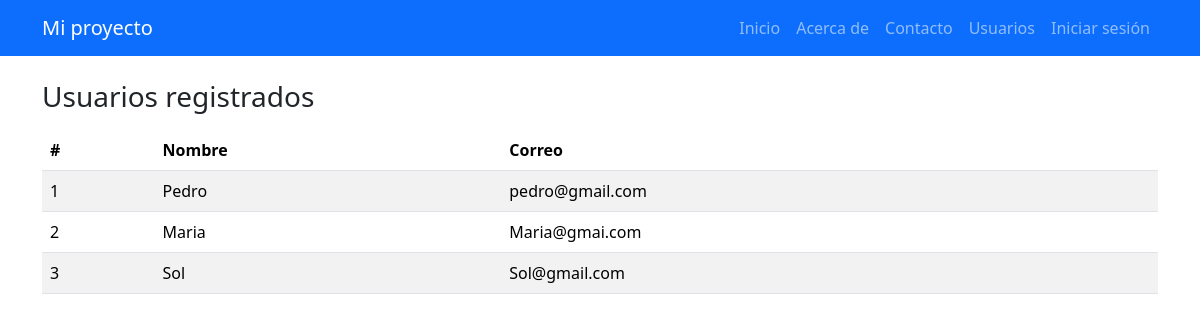
The page /usuarios on the database its author committed.
### app.py (models this page shows)
class Usuario(UserMixin, db.Model):
    id = db.Column(db.Integer , primary_key=True)
    nombre = db.Column(db.String(80), nullable=False)
    correo = db.Column(db.String(120), unique=True , nullable=False)

### app.py (the view)
@app.route("/usuarios")
def usuarios():
    lista = Usuario.query.order_by(Usuario.id).all()
    return render_template("usuarios.html", usuarios=lista)

### templates/usuarios.html (shortened to what this page needs)
{% extends 'base.html' %}
{% block content %}
<h1 class="h3 mb-3">Usuarios registrados</h1>
{% if usuarios %}
<table class="table table-striped">
<thead>
<tr>
<th>#</th>
<th>Nombre</th>
<th>Correo</th>
</tr>
</thead>
<tbody>
{% for u in usuarios %}
<tr>
<td>{{ u.id }}</td>
<td>{{ u.nombre }}</td>
<td>{{ u.correo }}</td>
</tr>
{% endfor %}
</tbody>
</table>
{% else %}
<p class="text-muted">Todavía no hay usuarios registrados.</p>
{% endif %}
{% endblock %}

### templates/base.html (shortened to what this page needs)
<!doctype html>
<html lang="es">
<head>
{{ bootstrap.load_css() }}
</head>
<body>
<nav class="navbar navbar-expand-lg bg-primary" data-bs-theme="dark">
<div class="container">
<a class="navbar-brand" href="{{ url_for('index') }}">Mi proyecto</a>
<div class="navbar-nav">
<a class="nav-link" href="{{ url_for('index') }}">Inicio</a>
<a class="nav-link" href="{{ url_for('about') }}">Acerca de</a>
<a class="nav-link" href="{{ url_for('contacto') }}">Contacto</a>
<a class="nav-link" href="{{ url_for('usuarios') }}">Usuarios</a>
{% if current_user.is_authenticated %}
<a class="nav-link" href="{{ url_for('perfil') }}">Mi perfil</a>
{% else %}
<a class="nav-link" href="{{ url_for('login') }}">Iniciar sesión</a>
{% endif %}
</div>
</div>
</nav>
<main class="container py-4">
{% block content %}{% endblock %}
</main>
</body>
</html>

### rows shown on the page
Usuario: id "1", nombre "Pedro", correo "pedro@gmail.com"
Usuario: id "2", nombre "Maria", correo "Maria@gmai.com"
Usuario: id "3", nombre "Sol", correo "Sol@gmail.com"
